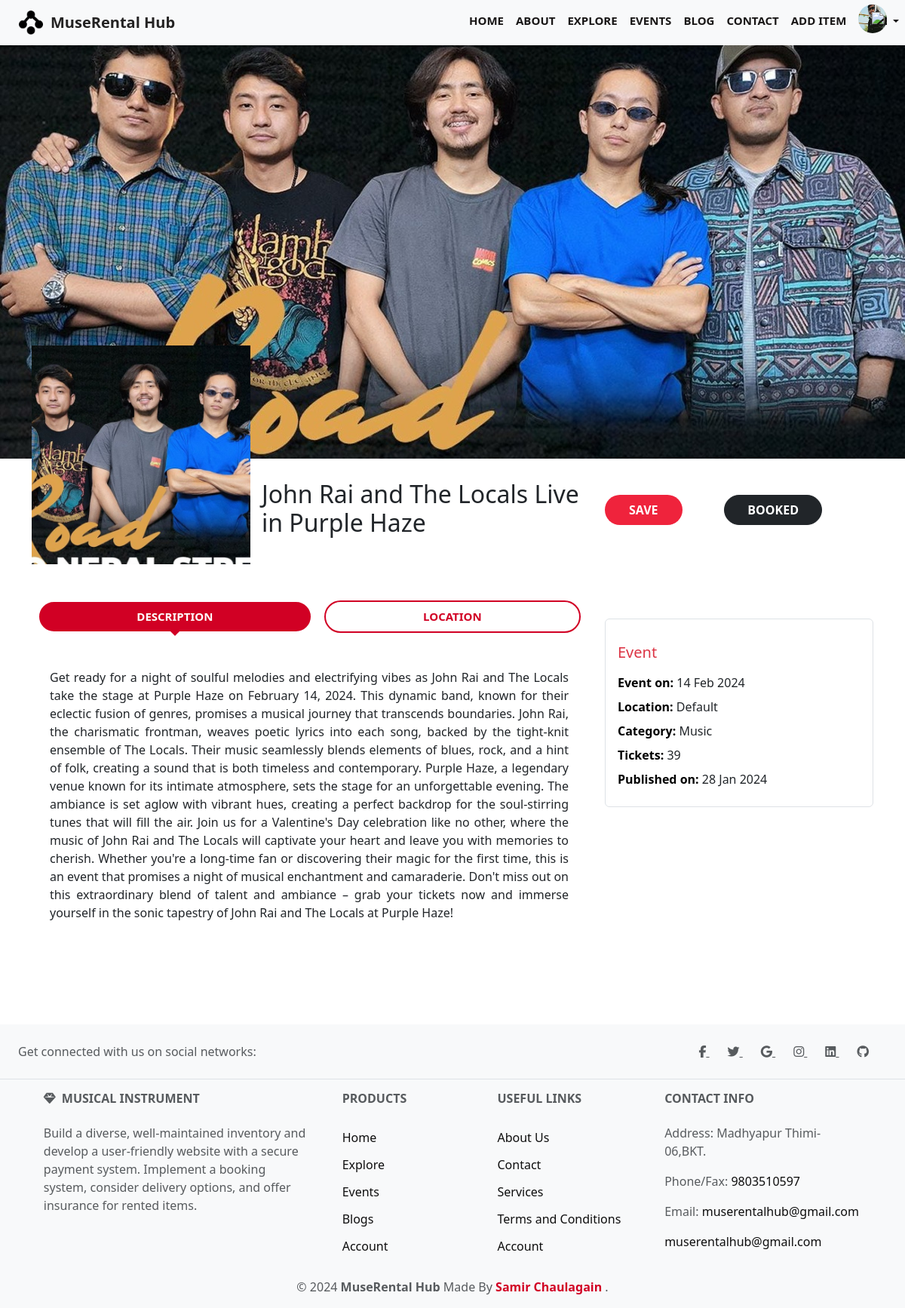
The page /event/13/ (signed in) on the database its author committed.
### event/models.py (models this page shows, shortened)
class Event(models.Model):
    name = models.CharField(max_length=255)
    image = models.ImageField(upload_to='images/', default='default_image.jpg')
    description = RichTextField()
    date = models.DateTimeField(default=datetime.now)
    location = models.CharField(max_length=300,default="Default")
    latitude = models.DecimalField(max_digits=9, decimal_places=6, null=True)
    longitude = models.DecimalField(max_digits=9, decimal_places=6, null=True)
    category = models.ForeignKey(Category, related_name='events', on_delete=models.CASCADE)
    ticket_price = models.DecimalField(max_digits=10, decimal_places=2, default=0.00)
    is_active = models.BooleanField(default=True)
    is_sold = models.BooleanField(default=False)
    maximum_attende = models.PositiveIntegerField()
    created_date = models.DateField(auto_now_add=True)

class Category(models.Model):
    name = models.CharField(max_length=255)
    class Meta:
        ordering = ('name',)
        verbose_name_plural = 'Categories'

### event/views.py (the view)
# urls.py: path('event/<int:pk>/', views.showdetails, name='event-details'),
def showdetails(request,pk):
    event = get_object_or_404(Event, pk=pk)
    return render(request, 'events/event-details.html', {
        'event': event,})

### event/templatetags/is_event_already_booked.py (called while the page is built)
@register.simple_tag(name='is_event_already_booked')
def is_event_already_booked(event, user):
    rented = Booking.objects.filter(event=event, user=user)
    if rented:
        return True
    else:
        return False

### event/templatetags/is_event_already_saved.py (called while the page is built)
@register.simple_tag(name='is_event_already_saved')
def is_event_already_saved(event, user):
    applied = saved_event.objects.filter(event=event, user=user)
    if applied:
        return True
    else:
        return False

### template/events/event-details.html (shortened to what this page needs)
{% extends 'base.html' %}
{% load static %}
{% load is_event_already_booked %}
{% load is_event_already_saved %}
{% block content %}
<div class="text-center event-hero" data-aos="zoom-in-up"
    style="
      background-image: url('{{ event.image.url }}'); height: 600px; background-repeat: no-repeat; background-size:cover; margin-top:-100px; opacity:0.895; object-fit: cover; ">
</div>
<section class="site-section">
    <div class="container">
        <div class="row mb-5">
            <div class="col-lg-8 mb-4 mb-lg-0">
                <div class="d-lg-flex align-items-center">
                    <div class="d-inline-block start-0 rounded position-relative"
                    style="margin-top: -150px; margin-right: 15px;">
                    <img class="second-image" src="{{ event.image.url }}" alt="Image" height="290px" width="290px"
                            style="object-fit: cover; object-position: center; position: relative; z-index: 1;">
                        </div>
                    <div>
                        <h2 class="">{{ event.name }}</h2>
                    </div>
                </div>
            </div>
            <div class="col-lg-4">
                <div class="row align-items-center mt-5">
                    <div class="col-5">
                        {% if user.is_authenticated and user.is_verified %}
                        {% is_event_already_saved event request.user as is_saved %}
                        {% if is_saved %}
                        <button type="button" id="example" class="btn btn-danger book-now" data-bs-toggle="popover"
                        data-bs-placement="top" data-bs-trigger="hover"
                        data-bs-content="Please Check Dashboard To View Saved Events"><i
                                class="fa-solid fa-heart"></i>
                            Saved
                        </button>
                        {% else %}
                        <form id="saveForm" action="{% url 'event:saved-event' event.id %}" method="POST">
                            <button class="btn save-btn " type="submit"> Save</button>
                        </form>
                        {% endif %}
                        {% elif not user.is_authenticated and not user.is_verified %}
                        <form id="saveForm" action="{% url 'event:saved-event' event.id %}" method="POST">
                            {% csrf_token %}
                            <input type="hidden" name="event" value="{{ event.id }}">
                            <button class="btn save-btn " type="submit"><i class="fa-solid fa-heart"></i> Save</button>
                        </form>
                        {% endif %}
                    </div>
                    <div class="col-6">
                        {% if user.is_authenticated and user.is_verified %}
                        {% is_event_already_booked event request.user as is_applied %}
                        {% if is_applied %}
                        <button type="button" id="example" class="btn btn-dark book-now" data-bs-toggle="popover"
                        data-bs-placement="top" data-bs-trigger="hover"
                        data-bs-content="Please Check Dashboard To View Booked Events">
                            Booked
                        </button>
                        {%elif event.is_sold%}
                        <button type="button" id="example" class="btn btn-outline-danger book-now"
                        data-bs-toggle="popover" data-bs-placement="top" data-bs-trigger="hover"
                        data-bs-content="Sold out ticket for {{event.name}}">
                        Sold
                    </button>
                        {% endif %}
                        {% elif not user.is_authenticated and not user.is_verified %}
                        <form id="applyForm" action="{% url 'event:book-event' event.id %}" method="POST">
                            {% csrf_token %}
                            <button class="btn book-now btn-outline-dark " type="submit">Book</button>
                        </form>
                        {% elif user.is_authenticated and not user.is_verified %}
                        <button type="button" id="example" class="btn btn-outline-dark book-now"
                            data-bs-toggle="popover" data-bs-placement="top" data-bs-trigger="hover"
                            data-bs-content="Please Verify Your Account to Book event ">
                            Book
                        </button>
                        {% endif %}
                    </div>
                </div>
            </div>
        </div>
        <div class="row">
            <div class="col-lg-8">
                <div class="mb-5">
                    <ul id="myTab1" role="tablist"
                        class="nav nav-tabs nav-pills with-arrow flex-column flex-sm-row text-center ">
                        <li class="nav-item flex-sm-fill mx-2">
                            <a id="home1-tab" data-toggle="tab" href="#home1" role="tab" aria-controls="home1"
                                aria-selected="true"
                                class="nav-link text-uppercase font-weight-bold mr-sm-3 rounded-5 border-2 active">Description</a>
                        </li>
                        <li class="nav-item flex-sm-fill mx-2">
                            <a id="profile1-tab" data-toggle="tab" href="#profile1" role="tab" aria-controls="profile1"
                                aria-selected="false"
                                class="nav-link text-uppercase font-weight-bold mr-sm-3 rounded-5 border-2">Location</a>
                        </li>
                    </ul>
                    <div id="myTab1Content" class="tab-content">
                        <div id="home1" role="tabpanel" aria-labelledby="home-tab"
                            class="tab-pane fade px-4 py-5 show active">
                            <p align="justify">{{ event.description | safe }}</p>
                        </div>
                    </div>
                </div>
            </div>
            <div class="col-lg-4 mt-2">
                <div class="p-3 border rounded mb-4 mt-3 event-card ">
                    <h3 class="text-danger  mt-3 h5 pl-3 mb-3 ">Event</h3>
                    <ul class="list-unstyled pl-3 mb-0">
                        <li class="mb-2"><strong class="text-black">Event on:</strong> {{ event.date|date:"d M Y"}}</li>
                        <li class="mb-2"><strong class="text-black">Location:</strong> {{ event.location }}</li>
                        <li class="mb-2"><strong class="text-black">Category:</strong>
                            {{event.category.name}}
                        </li>
                        <li class="mb-2"><strong class="text-black">Tickets:</strong> {{event.maximum_attende}}
                        </li>
                        <li class="mb-2"><strong class="text-black">Published on:</strong> {{event.created_date|date:"d M Y" }}
                        </li>
                    </ul>
                </div>
            </div>
        </div>
    </div>
</section>
<link rel="stylesheet" href="https://unpkg.com/leaflet@1.9.4/dist/leaflet.css"
 />
{% endblock %}

### static/css/style.css (style rules this page uses)
* { margin: 0%; box-sizing: border-box; }
.nav-item a { color: rgb(24, 22, 22); font-weight: 550; font-size: 15px; text-transform: uppercase; }

### template/events/event-details.html (style rules this page uses)
.with-arrow .nav-link { background-color: white; border: 3px solid #D10024; border-radius: 40px; color: #D10024; }
.nav-tabs { border-bottom: 0px; }
.with-arrow .nav-link.active { color: white; position: relative; background-color: #D10024; border: 13px solid; }
.with-arrow .nav-link.active::after { content: ''; border-left: 6px solid transparent; border-right: 6px solid transparent; border-top: 6px solid #D10024; position: absolute; bottom: -6px; left: 50%; transform: translateX(-50%); display: block; }
.save-btn { position: relative; border: 2px solid transparent; height: 40px; padding: 0 30px; background-color: #ef233c; color: #FFF; text-transform: uppercase; font-weight: 700; border-radius: 40px; -webkit-transition: 0.2s all; transition: 0.2s all; }
.book-now { height: 40px; padding: 0 30px; text-transform: uppercase; font-weight: 700; border-radius: 40px; }
.second-image { transition: transform 0.3s ease-in-out; }
.event-card { transition: transform 0.3s ease-in-out; }

### rows shown on the page
Event: image (picture), name "John Rai and The Locals Live in Purple Haze", description "Get ready for a night of soulful melodies and electrifying vibes as John Rai and The Locals take the stage at Purple Haze on February 14, 2024. This dynamic band, known for their eclectic fusion of genres, promises a musical journey that transcends boundaries. John Rai, the charismatic frontman, weaves poetic lyrics into each song, backed by the tight-knit ensemble of The Locals. Their music seamlessly blends elements of blues, rock, and a hint of folk, creating a sound that is both timeless and contemporary. Purple Haze, a legendary venue known for its intimate atmosphere, sets the stage for an unforgettable evening. The ambiance is set aglow with vibrant hues, creating a perfect backdrop…", date "14 Feb 2024", location "Default", category.name "Music", maximum_attende "39", created_date "28 Jan 2024"
